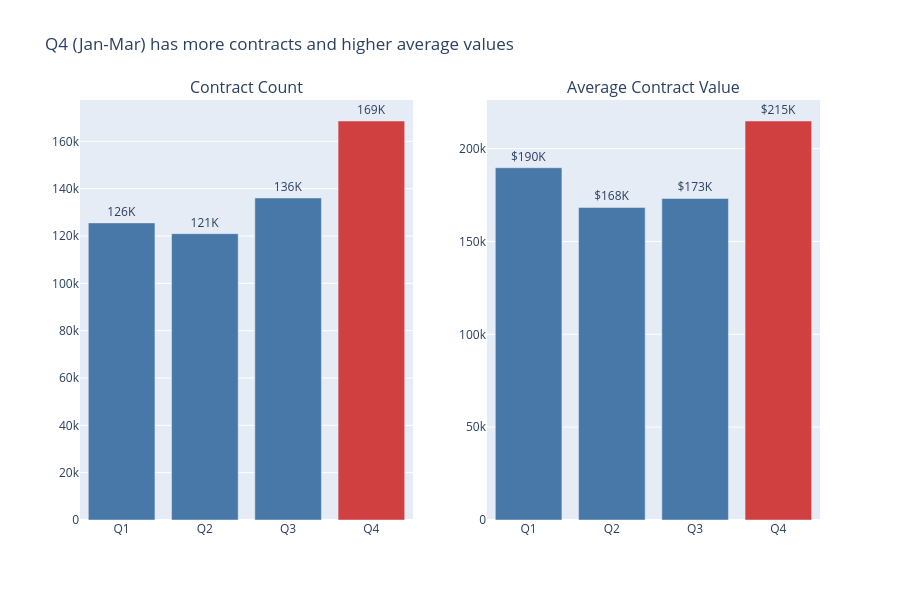

The code cell stored with this chart in its notebook:
### Code cell
# Q4 surge - count and average value
fig = make_subplots(rows=1, cols=2, subplot_titles=("Contract Count", "Average Contract Value"))
colors = ['#4878A8', '#4878A8', '#4878A8', '#D04040']

fig.add_trace(go.Bar(x=q_overall["quarter"].to_list(), y=q_overall["contracts"].to_list(),
    marker_color=colors, text=[f'{v/1000:.0f}K' for v in q_overall["contracts"].to_list()], textposition='outside', cliponaxis=False), row=1, col=1)

fig.add_trace(go.Bar(x=q_overall["quarter"].to_list(), y=q_overall["avg_value"].to_list(),
    marker_color=colors, text=[f'${v/1000:.0f}K' for v in q_overall["avg_value"].to_list()], textposition='outside', cliponaxis=False), row=1, col=2)

fig.update_layout(title_text="Q4 (Jan-Mar) has more contracts and higher average values", showlegend=False, height=600)
fig.show()

### Figure 1 — Plotly figure (JSON) as saved in the notebook; plotly's stock layout.template omitted (floating-point values rounded to 4 significant figures)
{"data": [{"cliponaxis": false, "marker": {"color": ["#4878A8", "#4878A8", "#4878A8", "#D04040"]}, "text": ["126K", "121K", "136K", "169K"], "textposition": "outside", "type": "bar", "x": ["Q1", "Q2", "Q3", "Q4"], "xaxis": "x", "y": [125545, 120994, 136075, 168591], "yaxis": "y"}, {"cliponaxis": false, "marker": {"color": ["#4878A8", "#4878A8", "#4878A8", "#D04040"]}, "text": ["$190K", "$168K", "$173K", "$215K"], "textposition": "outside", "type": "bar", "x": ["Q1", "Q2", "Q3", "Q4"], "xaxis": "x2", "y": [189701, 168310, 173164, 214868], "yaxis": "y2"}], "layout": {"annotations": [{"font": {"size": 16}, "showarrow": false, "text": "Contract Count", "x": 0.225, "xanchor": "center", "xref": "paper", "y": 1, "yanchor": "bottom", "yref": "paper"}, {"font": {"size": 16}, "showarrow": false, "text": "Average Contract Value", "x": 0.775, "xanchor": "center", "xref": "paper", "y": 1, "yanchor": "bottom", "yref": "paper"}], "height": 600, "showlegend": false, "title": {"text": "Q4 (Jan-Mar) has more contracts and higher average values"}, "xaxis": {"anchor": "y", "domain": [0, 0.45]}, "xaxis2": {"anchor": "y2", "domain": [0.55, 1]}, "yaxis": {"anchor": "x", "domain": [0, 1]}, "yaxis2": {"anchor": "x2", "domain": [0, 1]}}}
